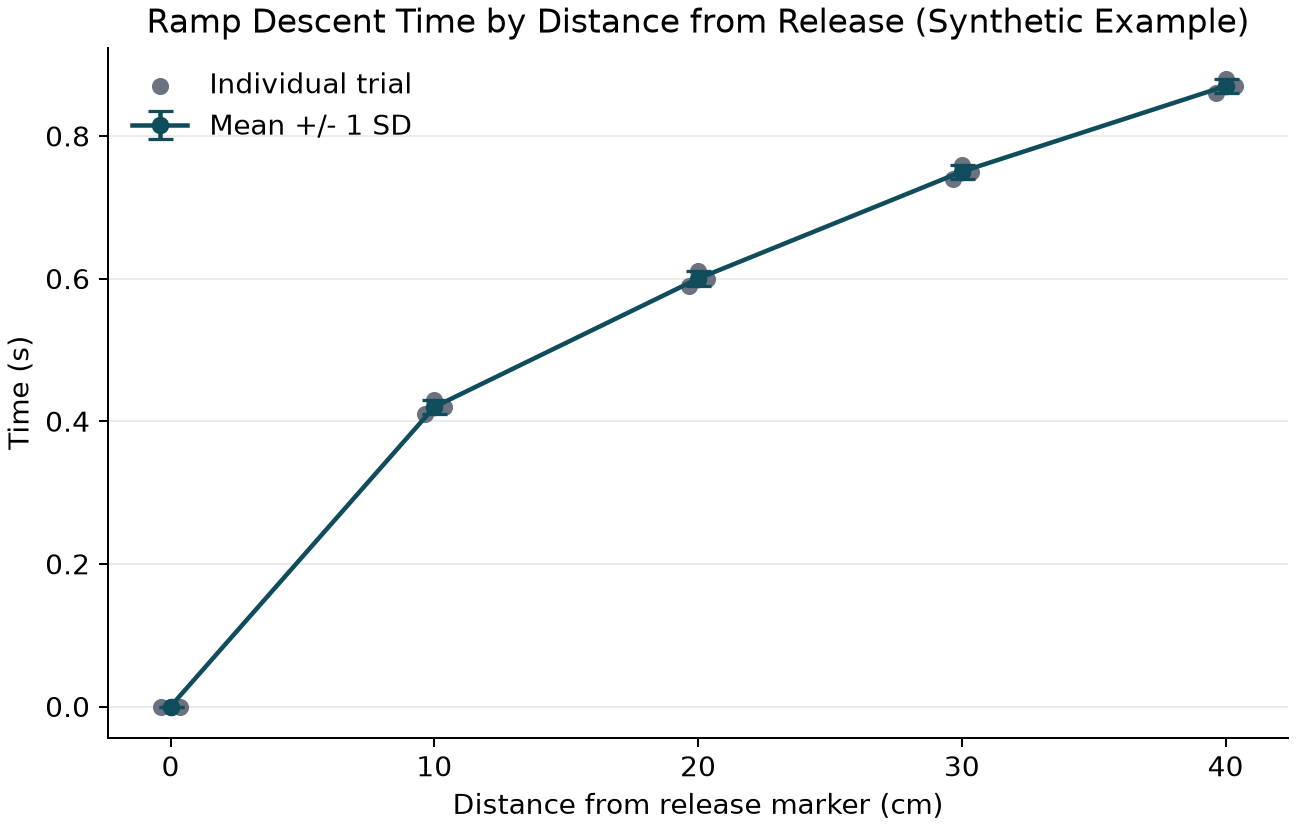

Recreate this plot in Python.
"""Plot ramp descent times from ramp-descent-raw-data.csv."""

import csv
from collections import defaultdict
from pathlib import Path
from statistics import mean, stdev

import matplotlib.pyplot as plt


DATA_PATH = Path(__file__).with_name("ramp-descent-raw-data.csv")
OUTPUT_PATH = Path(__file__).with_suffix(".png")


def main() -> None:
    with DATA_PATH.open(newline="", encoding="utf-8") as handle:
        rows = list(csv.DictReader(handle))

    grouped = defaultdict(list)
    for row in rows:
        grouped[float(row["distance_from_release_cm"])].append(float(row["time_s"]))

    distances = sorted(grouped)
    mean_times = [mean(grouped[distance]) for distance in distances]
    time_sd = [stdev(grouped[distance]) if len(grouped[distance]) > 1 else 0 for distance in distances]

    plt.rcParams.update({"font.family": "DejaVu Sans", "font.size": 11, "axes.spines.top": False, "axes.spines.right": False})
    figure, axis = plt.subplots(figsize=(7.2, 4.6), constrained_layout=True)
    offsets = (-0.35, 0, 0.35)
    for distance in distances:
        axis.scatter(
            [distance + offset for offset in offsets],
            grouped[distance],
            color="#6b7280",
            s=34,
            zorder=2,
            label="Individual trial" if distance == distances[0] else None,
        )
    axis.errorbar(
        distances,
        mean_times,
        yerr=time_sd,
        fmt="o-",
        color="#0f4c5c",
        capsize=5,
        capthick=1.3,
        lw=1.8,
        ms=6,
        label="Mean +/- 1 SD",
        zorder=3,
    )
    axis.set(
        title="Ramp Descent Time by Distance from Release (Synthetic Example)",
        xlabel="Distance from release marker (cm)",
        ylabel="Time (s)",
    )
    axis.set_xticks(distances)
    axis.grid(axis="y", alpha=0.25)
    axis.legend(frameon=False, loc="upper left")
    figure.savefig(OUTPUT_PATH, dpi=180, facecolor="white")


if __name__ == "__main__":
    main()
